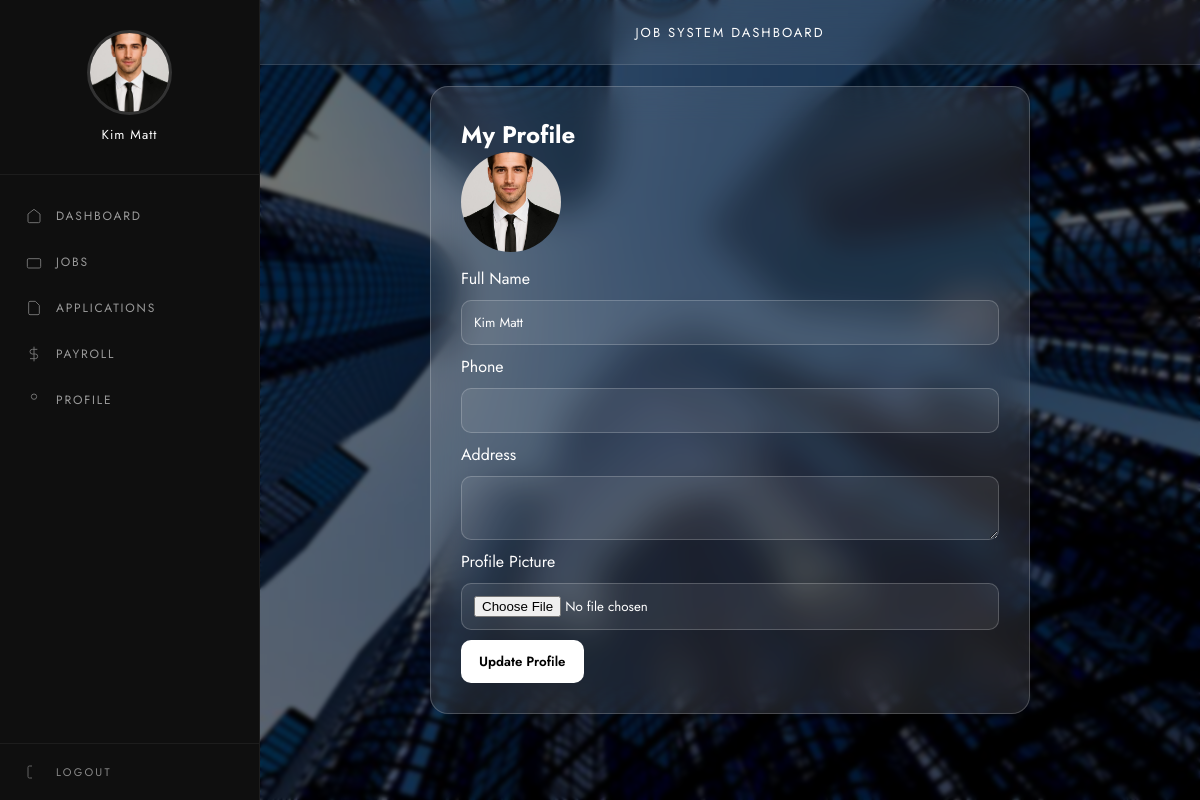
The page /user/profile.php (signed in) on the database its author committed.
### tables this page shows
CREATE TABLE `users` (
  `id` int(11) NOT NULL,
  `full_name` varchar(100) DEFAULT NULL,
  `email` varchar(100) DEFAULT NULL,
  `password` varchar(255) DEFAULT NULL,
  `role` enum('admin','user') DEFAULT 'user',
  `profile_pic` varchar(255) DEFAULT NULL,
  `resume_path` varchar(255) DEFAULT NULL,
  `phone` varchar(20) DEFAULT NULL,
  `address` text DEFAULT NULL,
  `created_at` timestamp NOT NULL DEFAULT current_timestamp(),
  `login_attempts` int(11) DEFAULT 0,
  `last_attempt` datetime DEFAULT NULL
);

### user/profile.php (the view, shortened to what this page needs)
<?php
include "../includes/header.php";
require_once "../includes/auth.php";
?>
<!DOCTYPE html>
<html>
<head>
</head>
<body>
<?php include "sidebar.php"; ?>
<div class="container">
<div class="card">
    <h2>My Profile</h2>
    <img class="profile-img"
         src="../uploads/<?= htmlspecialchars($user['profile_pic'] ?? 'default.png') ?>"
         onerror="this.src='../uploads/default.png'">
    <form method="POST" enctype="multipart/form-data">
        <label>Full Name</label>
        <input type="text" name="full_name"
               value="<?= htmlspecialchars($user['full_name'] ?? '') ?>">
        <label>Phone</label>
        <input type="text" name="phone"
               value="<?= htmlspecialchars($user['phone'] ?? '') ?>">
        <label>Address</label>
        <textarea name="address"><?= htmlspecialchars($user['address'] ?? '') ?></textarea>
        <label>Profile Picture</label>
        <input type="file" name="profile_pic">
        <button type="submit">Update Profile</button>
    </form>
</div>
</div>
</body>
</html>

### user/sidebar.php (shortened to what this page needs)
<?php
require_once "../includes/auth.php";
$user_id = $_SESSION['user_id'];
$stmt = $pdo->prepare("SELECT full_name, profile_pic FROM users WHERE id=?");
$stmt->execute([$user_id]);
$user = $stmt->fetch();
$fullName = $user['full_name'] ?? 'User';
$profilePic = $user['profile_pic'] ?? 'default.png';
?>
<div class="sidebar">
  <div class="profile-box">
    <img src="../uploads/<?= htmlspecialchars($profilePic) ?>"
         onerror="this.src='../uploads/default.png'">
    <div class="name">
      <?= htmlspecialchars($fullName) ?>
    </div>
  </div>
  <nav class="sidebar-nav">
    <a href="dashboard.php">
      <svg class="nav-icon" viewBox="0 0 24 24" fill="none" stroke="currentColor" stroke-width="1.5">
        <path d="M3 9l9-7 9 7v11a2 2 0 0 1-2 2H5a2 2 0 0 1-2-2z"/>
      </svg>
      Dashboard
    </a>
    <a href="browse-jobs.php">
      <svg class="nav-icon" viewBox="0 0 24 24" fill="none" stroke="currentColor" stroke-width="1.5">
        <rect x="2" y="7" width="20" height="14" rx="2"/>
      </svg>
      Jobs
    </a>
    <a href="my-applications.php">
      <svg class="nav-icon" viewBox="0 0 24 24" fill="none" stroke="currentColor" stroke-width="1.5">
        <path d="M14 2H6a2 2 0 0 0-2 2v16a2 2 0 0 0 2 2h12a2 2 0 0 0 2-2V8z"/>
      </svg>
      Applications
    </a>
    <a href="my-payroll.php">
      <svg class="nav-icon" viewBox="0 0 24 24" fill="none" stroke="currentColor" stroke-width="1.5">
        <path d="M12 1v22M17 5H9.5a3.5 3.5 0 0 0 0 7H14a3.5 3.5 0 0 1 0 7H6"/>
      </svg>
      Payroll
    </a>
    <a href="profile.php">
      <svg class="nav-icon" viewBox="0 0 24 24" fill="none" stroke="currentColor" stroke-width="1.5">
        <circle cx="12" cy="7" r="4"/>
      </svg>
      Profile
    </a>
  </nav>
  <div class="sidebar-footer">
    <a href="../logout.php">
      <svg class="nav-icon" viewBox="0 0 24 24" fill="none" stroke="currentColor" stroke-width="1.5">
        <path d="M9 21H5a2 2 0 0 1-2-2V5a2 2 0 0 1 2-2h4"/>
      </svg>
      Logout
    </a>
  </div>
</div>

### user/profile.php (style rules this page uses)
* { margin: 0; padding: 0; box-sizing: border-box; font-family: 'Jost', sans-serif; }
body { min-height: 100vh; background: url("../assets/images/bg.jpg") no-repeat center center/cover; color: #fff; }
body::before { content: ""; position: fixed; inset: 0; background: rgba(0,0,0,0.55); backdrop-filter: blur(2px); }
.container { margin-left: 260px; min-height: 100vh; display: flex; justify-content: center; align-items: center; padding: 40px; position: relative; }
.card { width: 100%; max-width: 600px; padding: 30px; border-radius: 18px; background: rgba(255,255,255,0.10); backdrop-filter: blur(18px); border: 1px solid rgba(255,255,255,0.2); }
.profile-img { width: 100px; height: 100px; border-radius: 50%; object-fit: cover; margin-bottom: 15px; }
input, textarea { width: 100%; padding: 12px; margin: 10px 0; border-radius: 10px; border: 1px solid rgba(255,255,255,0.2); background: rgba(255,255,255,0.08); color: #fff; }
button { background: #fff; color: #000; padding: 12px 18px; border: none; border-radius: 10px; cursor: pointer; font-weight: 600; }

### user/sidebar.php (style rules this page uses)
* { margin: 0; padding: 0; box-sizing: border-box; }
.sidebar { width: 260px; height: 100vh; position: fixed; top: 0; left: 0; background: #0f0f0f; border-right: 1px solid rgba(255,255,255,0.06); display: flex; flex-direction: column; }
.profile-box { padding: 30px 20px; text-align: center; border-bottom: 1px solid rgba(255,255,255,0.06); }
.profile-box img { width: 85px; height: 85px; border-radius: 50%; object-fit: cover; border: 3px solid rgba(255,255,255,0.15); }
.profile-box .name { margin-top: 10px; font-size: 13px; color: #fff; letter-spacing: 1px; }
.sidebar-nav { flex: 1; padding: 20px 0; display: flex; flex-direction: column; gap: 4px; }
.sidebar-nav a { display: flex; align-items: center; gap: 14px; padding: 12px 26px; font-size: 12px; letter-spacing: 0.15em; text-transform: uppercase; color: #9a9a9a; text-decoration: none; transition: 0.25s; position: relative; }
.sidebar-nav a::before { content: ''; position: absolute; left: 0; width: 2px; height: 60%; background: #fff; transform: scaleY(0); transition: 0.25s; }
.nav-icon { width: 16px; height: 16px; opacity: 0.7; }
.sidebar-footer { padding: 20px 26px; border-top: 1px solid rgba(255,255,255,0.06); }
.sidebar-footer a { display: flex; align-items: center; gap: 14px; font-size: 11px; letter-spacing: 0.2em; color: #888; text-transform: uppercase; text-decoration: none; transition: 0.2s; }

### rows shown on the page
users: profile_pic (picture), full_name "Kim Matt"
